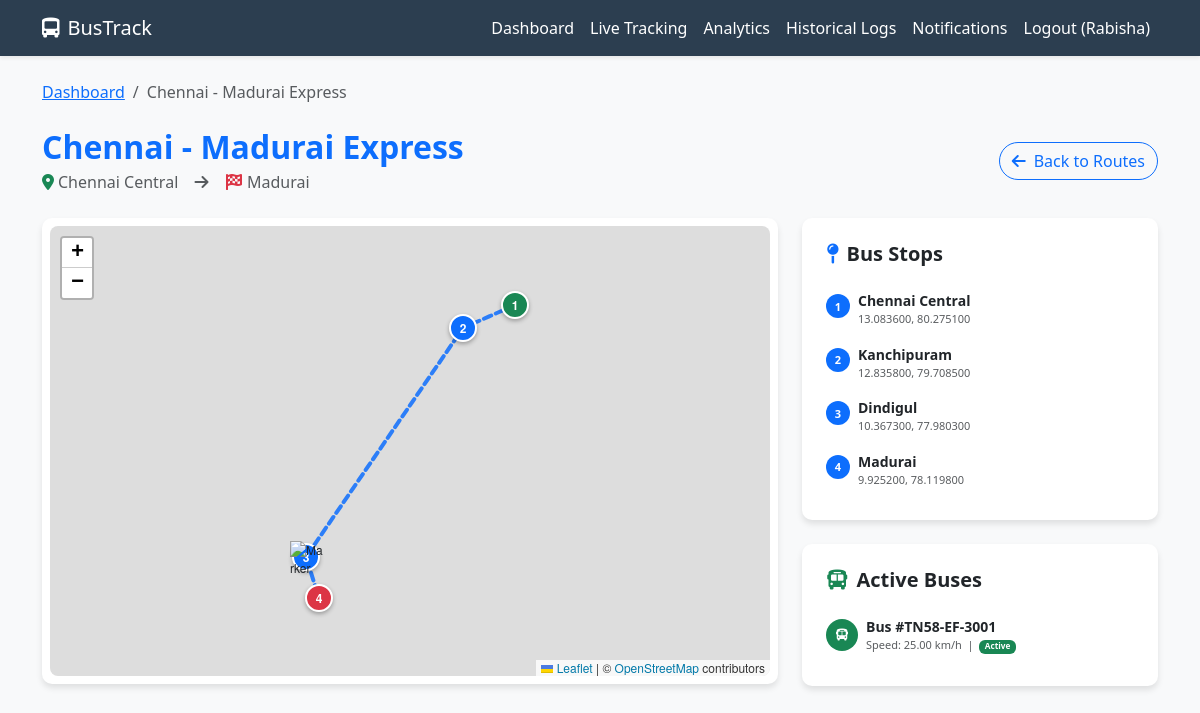
Page /route/8/ (signed in) on the committed database.
### tracking/models.py (models this page shows, shortened)
class User(AbstractUser):
    IS_PASSENGER = 'passenger'
    IS_ADMIN = 'admin'
    ROLE_CHOICES = [
        (IS_PASSENGER, 'Passenger'),
        (IS_ADMIN, 'Admin'),
    ]
    role = models.CharField(max_length=10, choices=ROLE_CHOICES, default=IS_PASSENGER)
    phone_number = models.CharField(max_length=15, blank=True, null=True)

class Route(models.Model):
    name = models.CharField(max_length=100)
    source = models.CharField(max_length=100)
    destination = models.CharField(max_length=100)
    stops = models.ManyToManyField(BusStop, through='RouteStop')

class RouteStop(models.Model):
    route = models.ForeignKey(Route, on_delete=models.CASCADE)
    stop = models.ForeignKey(BusStop, on_delete=models.CASCADE)
    order = models.PositiveIntegerField()
    class Meta:
        ordering = ['order']

class BusStop(models.Model):
    name = models.CharField(max_length=100)
    latitude = models.DecimalField(max_digits=9, decimal_places=6)
    longitude = models.DecimalField(max_digits=9, decimal_places=6)

class Bus(models.Model):
    STATUS_CHOICES = [
        ('active', 'Active'),
        ('inactive', 'Inactive'),
        ('maintenance', 'Maintenance'),
    ]
    bus_number = models.CharField(max_length=20, unique=True)
    license_plate = models.CharField(max_length=20)
    status = models.CharField(max_length=15, choices=STATUS_CHOICES, default='active')
    current_route = models.ForeignKey(Route, on_delete=models.SET_NULL, null=True, blank=True)
    current_lat = models.DecimalField(max_digits=9, decimal_places=6, default=0.0)
    current_lon = models.DecimalField(max_digits=9, decimal_places=6, default=0.0)
    speed = models.DecimalField(max_digits=5, decimal_places=2, default=0.0)
    last_updated = models.DateTimeField(auto_now=True)
    total_seats = models.PositiveIntegerField(default=40)
    occupied_seats = models.PositiveIntegerField(default=0)

### tracking/views.py (the view)
# urls.py: path('route/<int:route_id>/', views.route_details, name='route_details'),
@login_required
def route_details(request, route_id):
    route = get_object_or_404(Route, id=route_id)
    stops = route.routestop_set.all().order_by('order')
    return render(request, 'tracking/route_details.html', {'route': route, 'stops': stops})

### tracking/templates/tracking/route_details.html (shortened to what this page needs)
{% extends 'tracking/base.html' %}
{% block content %}
<nav aria-label="breadcrumb" class="mb-4">
    <ol class="breadcrumb">
        <li class="breadcrumb-item"><a href="{% url 'dashboard' %}">Dashboard</a></li>
        <li class="breadcrumb-item active">{{ route.name }}</li>
    </ol>
</nav>
<div class="row mb-4">
    <div class="col-12 d-flex align-items-center justify-content-between">
        <div>
            <h2 class="fw-bold mb-1 text-primary">{{ route.name }}</h2>
            <p class="text-muted mb-0">
                <i class="fas fa-map-marker-alt me-1 text-success"></i>{{ route.source }}
                &nbsp;<i class="fas fa-arrow-right mx-2 text-muted"></i>&nbsp;
                <i class="fas fa-flag-checkered me-1 text-danger"></i>{{ route.destination }}
            </p>
        </div>
        <a href="{% url 'dashboard' %}#available-routes" class="btn btn-outline-primary rounded-pill">
            <i class="fas fa-arrow-left me-2"></i>Back to Routes
        </a>
    </div>
</div>
<div class="row">
    <div class="col-md-8 mb-4">
        <div class="card p-2">
            <div id="routeMap" style="height: 450px; border-radius: 8px;"></div>
        </div>
    </div>
    <div class="col-md-4">
        <div class="card p-4 mb-4">
            <h5 class="fw-bold mb-3"><i class="fas fa-map-pin me-2 text-primary"></i>Bus Stops</h5>
            <div class="list-group list-group-flush">
                {% for rs in stops %}
                <div class="list-group-item border-0 px-0 py-2 d-flex align-items-start">
                    <span class="badge bg-primary rounded-circle me-2 mt-1"
                          style="width:24px;height:24px;display:grid;place-items:center;font-size:11px;">
                        {{ forloop.counter }}
                    </span>
                    <div>
                        <div class="fw-bold small">{{ rs.stop.name }}</div>
                        <div class="text-muted" style="font-size:11px;">
                            {{ rs.stop.latitude }}, {{ rs.stop.longitude }}
                        </div>
                    </div>
                </div>
                {% empty %}
                <p class="text-muted small">No stops defined.</p>
                {% endfor %}
            </div>
        </div>
        <div class="card p-4">
            <h5 class="fw-bold mb-3"><i class="fas fa-bus me-2 text-success"></i>Active Buses</h5>
            <div class="list-group list-group-flush">
                {% for bus in route.bus_set.all %}
                <div class="list-group-item border-0 px-0 py-2">
                    <div class="d-flex align-items-center">
                        <div class="bg-success text-white rounded-circle me-2"
                             style="width:32px;height:32px;display:grid;place-items:center;">
                            <i class="fas fa-bus" style="font-size:12px;"></i>
                        </div>
                        <div>
                            <div class="fw-bold small">Bus #{{ bus.bus_number }}</div>
                            <div class="text-muted" style="font-size:11px;">
                                Speed: {{ bus.speed }} km/h &nbsp;|&nbsp;
                                <span class="badge bg-{{ bus.status|yesno:'success,secondary,warning' }} text-white">
                                    {{ bus.get_status_display }}
                                </span>
                            </div>
                        </div>
                    </div>
                </div>
                {% empty %}
                <p class="text-muted small">No active buses on this route.</p>
                {% endfor %}
            </div>
        </div>
    </div>
</div>
{% endblock %}
{% block extra_js %}
<link rel="stylesheet" href="https://unpkg.com/leaflet@1.9.4/dist/leaflet.css" />
{% endblock %}

### tracking/templates/tracking/base.html (shortened to what this page needs)
<!DOCTYPE html>
<html lang="en">
<head>
    <link href="https://cdn.jsdelivr.net/npm/bootstrap@5.3.0/dist/css/bootstrap.min.css" rel="stylesheet">
    <link rel="stylesheet" href="https://cdnjs.cloudflare.com/ajax/libs/font-awesome/6.0.0/css/all.min.css">
</head>
<body>
    <nav class="navbar navbar-expand-lg navbar-dark shadow-sm">
        <div class="container">
            <a class="navbar-brand" href="{% url 'index' %}">
                <i class="fas fa-bus-alt me-2"></i>BusTrack
            </a>
            <div class="collapse navbar-collapse" id="navbarNav">
                <ul class="navbar-nav ms-auto">
                    {% if user.is_authenticated %}
                    <li class="nav-item">
                        <a class="nav-link" href="{% url 'dashboard' %}">Dashboard</a>
                    </li>
                    <li class="nav-item">
                        <a class="nav-link" href="{% url 'live_tracking' %}">Live Tracking</a>
                    </li>
                    <li class="nav-item">
                        <a class="nav-link" href="{% url 'analytics' %}">Analytics</a>
                    </li>
                    <li class="nav-item">
                        <a class="nav-link" href="{% url 'historical_data' %}">Historical Logs</a>
                    </li>
                    <li class="nav-item">
                        <a class="nav-link" href="{% url 'notifications' %}">
                            Notifications
                        </a>
                    </li>
                    <li class="nav-item">
                        <a class="nav-link" href="{% url 'logout' %}">Logout ({{ user.username }})</a>
                    </li>
                    {% endif %}
                </ul>
            </div>
        </div>
    </nav>
    <div class="container mt-4">
        {% block content %}{% endblock %}
    </div>
    {% block extra_js %}{% endblock %}
</body>
</html>

### tracking/templates/tracking/base.html (style rules this page uses)
:root { --primary-color: #2c3e50; --secondary-color: #34495e; --accent-color: #3498db; --bg-light: #f8f9fa; }
body { font-family: 'Segoe UI', Tahoma, Geneva, Verdana, sans-serif; background-color: var(--bg-light); }
.navbar { background-color: var(--primary-color) !important; }
.navbar-brand, .nav-link { color: white !important; }
.card { border: none; box-shadow: 0 4px 6px rgba(0, 0, 0, 0.1); border-radius: 10px; }

### rows in the picture
User: username "Rabisha"
Route: name "Chennai - Madurai Express", source "Chennai Central", destination "Madurai"
RouteStop: stop.name "Chennai Central", stop.latitude "13.083600", stop.longitude "80.275100"
RouteStop: stop.name "Kanchipuram", stop.latitude "12.835800", stop.longitude "79.708500"
RouteStop: stop.name "Dindigul", stop.latitude "10.367300", stop.longitude "77.980300"
RouteStop: stop.name "Madurai", stop.latitude "9.925200", stop.longitude "78.119800"
Bus: bus_number "TN58-EF-3001", speed "25.00", status "Active"
